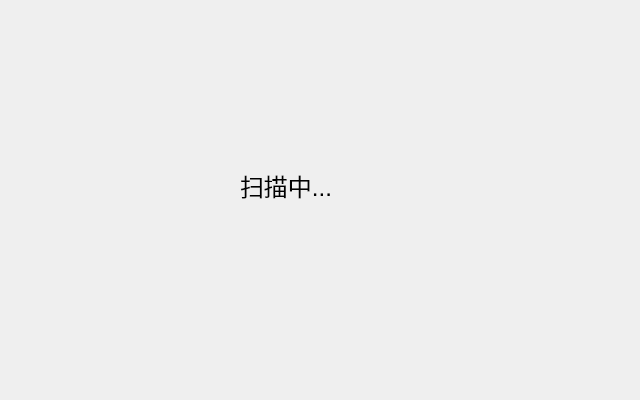
<?xml version="1.0" encoding="UTF-8"?>
<ui version="4.0">
 <class>DialogScanMask</class>
 <widget class="QDialog" name="DialogScanMask">
  <property name="geometry">
   <rect>
    <x>0</x>
    <y>0</y>
    <width>640</width>
    <height>400</height>
   </rect>
  </property>
  <property name="font">
   <font>
    <pointsize>18</pointsize>
   </font>
  </property>
  <property name="windowTitle">
   <string>Dialog</string>
  </property>
  <property name="styleSheet">
   <string notr="true"/>
  </property>
  <widget class="QLabel" name="label_1">
   <property name="geometry">
    <rect>
     <x>240</x>
     <y>170</y>
     <width>101</width>
     <height>31</height>
    </rect>
   </property>
   <property name="font">
    <font>
     <pointsize>18</pointsize>
    </font>
   </property>
   <property name="text">
    <string>扫描中...</string>
   </property>
  </widget>
 </widget>
 <resources/>
 <connections/>
</ui>
